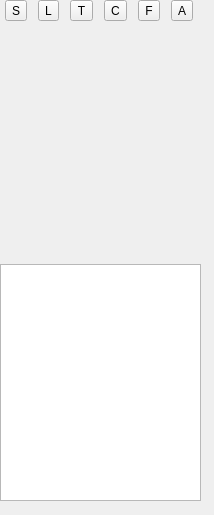
<?xml version="1.0" encoding="UTF-8"?>
<ui version="4.0">
 <class>Inspector</class>
 <widget class="QDialog" name="Inspector">
  <property name="geometry">
   <rect>
    <x>0</x>
    <y>0</y>
    <width>214</width>
    <height>515</height>
   </rect>
  </property>
  <property name="windowTitle">
   <string>Dialog</string>
  </property>
  <widget class="QWidget" name="verticalLayoutWidget">
   <property name="geometry">
    <rect>
     <x>0</x>
     <y>0</y>
     <width>201</width>
     <height>501</height>
    </rect>
   </property>
   <layout class="QVBoxLayout" name="verticalLayout">
    <item>
     <layout class="QGridLayout" name="gridLayout">
      <item row="0" column="2">
       <widget class="QToolButton" name="textBtn">
        <property name="text">
         <string>T</string>
        </property>
       </widget>
      </item>
      <item row="0" column="0">
       <widget class="QToolButton" name="selectBtn">
        <property name="text">
         <string>S</string>
        </property>
       </widget>
      </item>
      <item row="0" column="3">
       <widget class="QToolButton" name="circleBtn">
        <property name="text">
         <string>C</string>
        </property>
       </widget>
      </item>
      <item row="0" column="1">
       <widget class="QToolButton" name="lineBtn">
        <property name="text">
         <string>L</string>
        </property>
       </widget>
      </item>
      <item row="0" column="4">
       <widget class="QToolButton" name="freeBtn">
        <property name="text">
         <string>F</string>
        </property>
       </widget>
      </item>
      <item row="0" column="5">
       <widget class="QToolButton" name="smoothLineBtn">
        <property name="text">
         <string>A</string>
        </property>
       </widget>
      </item>
     </layout>
    </item>
    <item>
     <spacer name="verticalSpacer">
      <property name="orientation">
       <enum>Qt::Vertical</enum>
      </property>
      <property name="sizeHint" stdset="0">
       <size>
        <width>20</width>
        <height>40</height>
       </size>
      </property>
     </spacer>
    </item>
    <item>
     <widget class="QTextEdit" name="textField"/>
    </item>
   </layout>
  </widget>
 </widget>
 <resources/>
 <connections/>
</ui>
